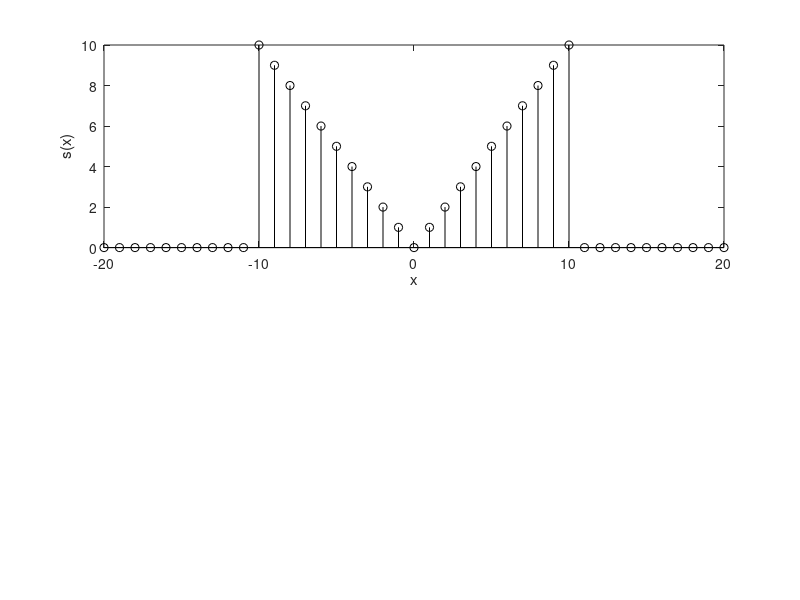

MATLAB code for this plot: (Note: this script raises an error after producing the figure.)
%% Homework 1
% Nicholas McKibben
% EE369C
% 2018-01-15

clear;
close all;

%% Introduction
d = [zeros(1,10),10:-1:1,0,1:10,zeros(1,10)];
x = -20:20;

figure(1);
subplot(2,1,1);
stem(x,d,'k');
xlabel('x');
ylabel('s(x)');

%% (1) Sinc Interpolation
% Take the test signal, upsample by factor of 10
xi = -20:0.1:20;
di = sinc_interp(d,x,xi);

subplot(2,1,2);
plot(xi,di,'k');
hold on;
stem(x,d,'k');
xlabel('x');
ylabel('s(x)');
title('Original Data and sinc interpolation');

%% (2) Bunched Samples
% Generate the bunched sample data by subsampling the sinc interpolated
% data
db = [di(3:20:end) di(8:20:end)];
xb = [xi(3:20:end) xi(8:20:end)];

figure(2);
subplot(2,1,1);
plot(xi,di,'k');
hold on;
stem(xb,db,'k')
xlabel('x');
ylabel('s(x)');
title('Bunched Samples');
legend('Original Sinc Interpolation','Bunched Samples');

% Now see if we can recover the original samples from the bunched samples
du = sinc_resample(db,xb,x);
subplot(2,1,2);
plot(x,du,'k');
hold on;
plot(x,d,'k--','LineWidth',2);
stem(xb,db,'k');
xlabel('x');
ylabel('s(x)');
title('Bunched Samples and sinc resampling');
legend('Recovered','Original','Bunched Samples');

%% (3) Random Samples
% Choose random samples from the sinc interpolated signal
ndx = randsample(1:length(di),50);
dr = di(ndx);
xr = xi(ndx);

figure(3);
subplot(2,1,1);
stem(xr,dr,'k');
title('Random Samples');

dur = sinc_resample(dr,xr,x);
subplot(2,1,2);
plot(x,dur,'k');
hold on;
plot(x,d,'k--','LineWidth',2);
stem(xr,dr,'k');
xlabel('x');
ylabel('s(x)');
title('Random Samples and sinc resampling');
legend('Recovered','Original','Random Samples');

%% (4) Interpolators

figure(4);
% Pick a couple of interesting random samples and plot the results
dp1 = zeros(1,length(dr));
dp1(floor(end/4)) = 1;
dp1u = sinc_resample(dp1,xr,x);

dp2 = zeros(1,length(dr));
dp2(floor(3*end/4)) = 1;
dp2u = sinc_resample(dp2,xr,x);

subplot(2,1,1);
stem(xr,ones(1,length(xr)));
hold on;
plot(xi,sinc_interp(dp1u.',x,xi));
plot(xi,sinc_interp(dp2u.',x,xi));
title('Random Sampling Interpolators');

% There are only two interpolators for the bunched samples case
dp1 = zeros(1,length(db));
dp1(end/4) = 1;
dp1u = sinc_resample(dp1,xb,x);

dp2 = zeros(1,length(db));
dp2(3*end/4) = 1;
dp2u = sinc_resample(dp2,xb,x);

subplot(2,1,2);
stem(xb,ones(1,length(xb)));
hold on;
plot(xi,sinc_interp(dp1u.',x,xi));
plot(xi,sinc_interp(dp2u.',x,xi));
title('Bunched Sampling Interpolators');

%% (5) Signal Noise and Sample Timing Jitter

function di = sinc_interp(d,x,xi)
    %
    % inputs
    % d -- uniformly sampled data points, spaced by 1
    % x -- uniform sample locations
    % xi -- locations to evaluation for the sinc interpolation
    % outputs
    % di -- sinc interpolated values at locations xi
    
    X = 1; % always spaced by 1
    s = sinc((xi - x.')/X);
    di = d*s;
end

function du = sinc_resample(dn,xn,xu)
    %
    % inputs
    % dn -- non-uniformly sampled data points
    % xn -- non-uniform sample locations
    % xu -- uniform sample points, spaced by 1
    % outputs
    % du-- uniformly sampled data
    
    X = 1; % always spaced by 1
    E = sinc((xn - xu.')/X);
    du = E.'\dn.';
end